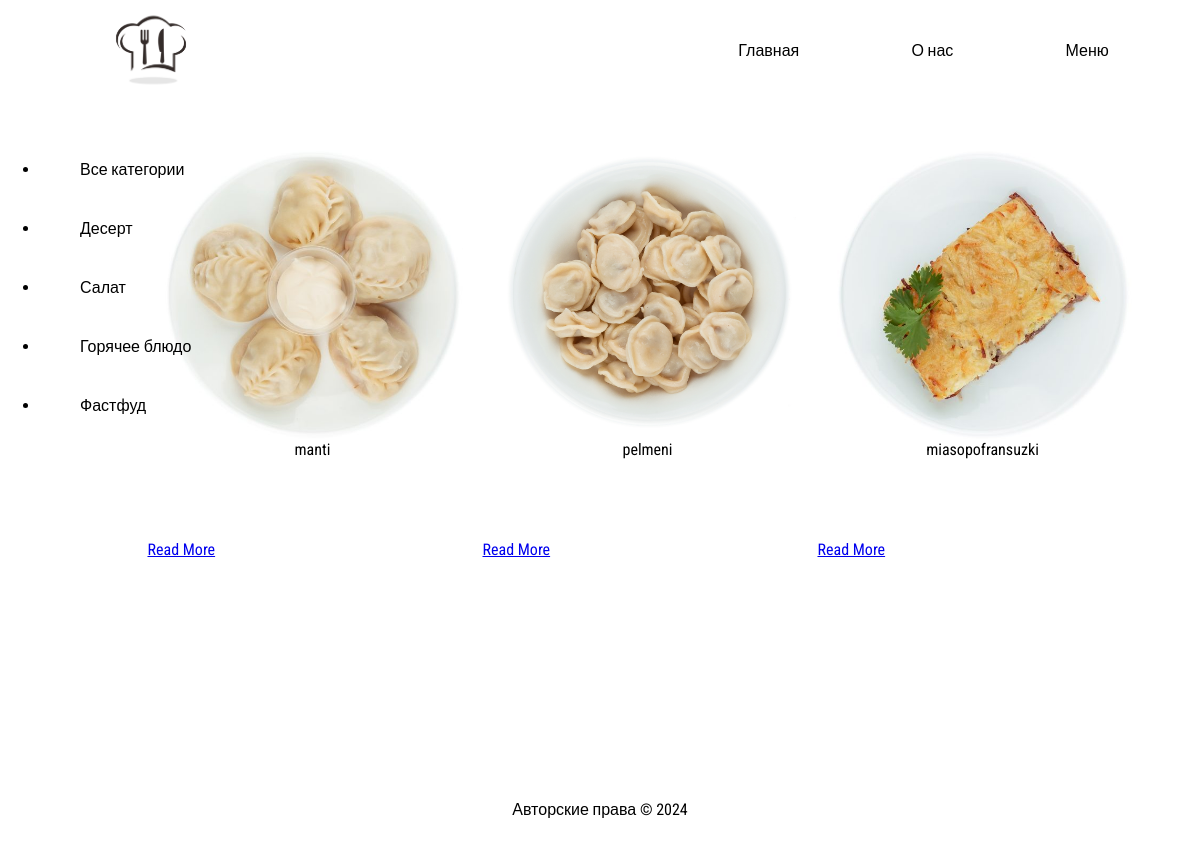
The app's page /category/4/ with its own data.
### myapp/models.py (models this page shows, shortened)
class Categories(models.Model):
    name = models.CharField(max_length=255)
    slug = models.SlugField(max_length=255, db_index=True, unique=True, verbose_name='Ссылка', null=True)

class Posts(models.Model):
    title = models.CharField('Титул', max_length=255)
    content = models.TextField('Содержание')  # Изменили тип на TextField
    is_published = models.BooleanField(default=False)
    photo = models.ImageField(upload_to='img/', default='/img/')
    created_at = models.DateTimeField(auto_now_add=True)
    updated_at = models.DateTimeField(auto_now=True)
    slug = models.SlugField(max_length=255, db_index=True, unique=True, verbose_name='Ссылка', null=True)
    categoria = models.ForeignKey('Categories', on_delete=models.PROTECT, null=True)
    class Meta:
        verbose_name = "Пост"
        verbose_name_plural = "Посты"

### myapp/views.py (the view)
# urls.py: path('category/<int:catid>/', show_category, name='show_category'),
def show_category(request, catid):
    posts = Posts.objects.filter(categoria_id=catid)
    categ = Categories.objects.all()
    selected_category = get_object_or_404(Categories, pk=catid)
    return render(request, 'our_food.html', {'posts': posts, 'categ': categ, 'selected': selected_category})

### myapp/templates/our_food.html (shortened to what this page needs)
{% extends "base.html" %}
{% load static %}
{% block extracss %}
<link rel="stylesheet" href="{% static 'css/posts.css' %}" />
{% endblock %}
{% block content %}
<div class="sidebar">
  <ul>
    <li class="{% if not selected %}selected{% endif %}">
      <a href="{% url 'posts_sort' %}">Все категории</a>
    </li>
    {% for c in categ %}
    <li class="{% if c.pk == selected.pk %}selected{% endif %}">
      <a href="{% url 'show_category' c.pk %}">{{ c.name }}</a>
    </li>
    {% endfor %}
  </ul>
</div>
<div class="content">
  {% for post in posts %}
  <div class="div2">
    <p class="p">
       {% if post.photo %}
       <img src="{{ post.photo.url }}" alt="" style="width: 300px; height: 290px; border-radius: 10px;">
       {% else %}
       <h1>no photo</h1>
       {% endif %}
      {{ post.slug }}
    </p>
    <div class="buttons">
      <a href="{% url 'posts_detail' post_id=post.pk %}" class="button read-more">Read More</a>
    </div>
  </div>
  {% endfor %}
</div>
{% endblock %}

### static/css/style.css (style rules this page uses)
* { padding: 0; margin: 0; box-sizing: border-box; font-family: "Roboto Condensed", sans-serif; }
body { background-color: #fff; }

### static/css/posts.css (style rules this page uses)
* { padding: 0; margin: 0; box-sizing: border-box; font-family: "Roboto Condensed", sans-serif; }
.p { width: 300px; height: 290px; border-radius: 20px; margin-left: 15px; margin-right: 20px; margin-bottom: 100px; transition: transform 0.5s; color: black; }
div > p { display: flex; flex-direction: row; justify-content: center; margin-top: 50px; flex-wrap: wrap; text-align: center; }
.sidebar { display: flex; flex-direction: column; margin: 20px; position: absolute; color: black; }
.sidebar a, ul, li { color: black; text-decoration: none; padding: 20px; }
.content { display: flex; flex-direction: row; justify-content: center; align-items: center; margin-bottom: 100px; margin-left: 100px; }

### records on screen
Categories: name "Десерт"
Categories: name "Салат"
Categories: name "Горячее блюдо"
Categories: name "Фастфуд"
Posts: photo (picture), slug "manti"
Posts: photo (picture), slug "pelmeni"
Posts: photo (picture), slug "miasopofransuzki"
